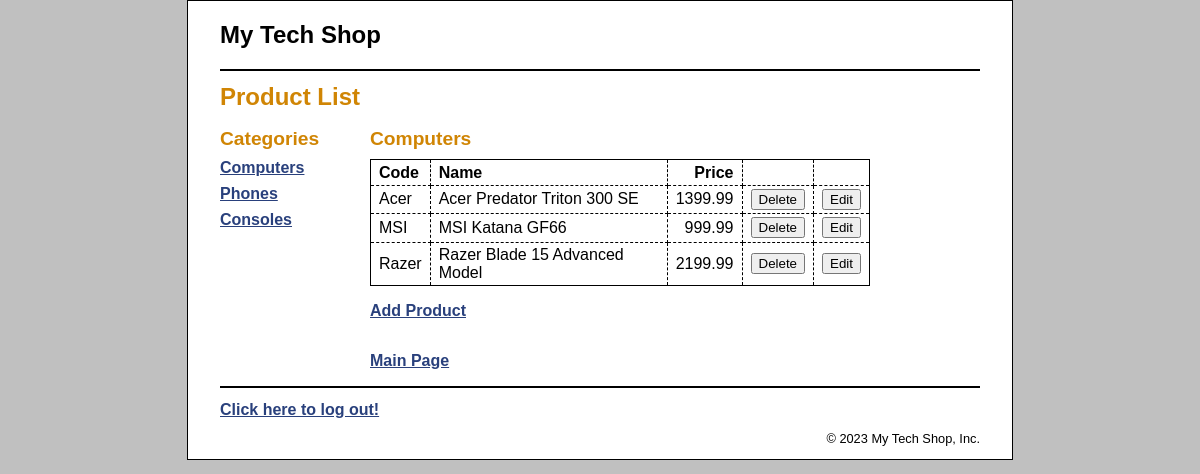
Page /TechStore/product_manager/index.php on the committed database.
### tables this page shows
CREATE TABLE `categories` (
  `categoryID` int(11) NOT NULL,
  `categoryName` varchar(255) NOT NULL
);

CREATE TABLE `products` (
  `productID` int(11) NOT NULL,
  `categoryID` int(11) NOT NULL,
  `productCode` varchar(10) NOT NULL,
  `productName` varchar(255) NOT NULL,
  `description` text NOT NULL,
  `listPrice` decimal(10,2) NOT NULL,
  `discountPercent` decimal(10,2) NOT NULL DEFAULT 0.00,
  `dateAdded` datetime NOT NULL
);

### TechStore/model/category_db.php (called while the page is built, shortened)
<?php
function get_categories() {
    global $db;
    $query = 'SELECT * FROM categories
              ORDER BY categoryID';
    $statement = $db->prepare($query);
    $statement->execute();
    $categories = $statement->fetchAll();
    return $categories;
}
function get_category_name($category_id) {
    global $db;
    $query = 'SELECT * FROM categories
              WHERE categoryID = :category_id';
    $statement = $db->prepare($query);
    $statement->bindValue(':category_id', $category_id);
    $statement->execute();
    $category = $statement->fetch();
    $category_name = $category['categoryName'];
    return $category_name;
}
?>

### TechStore/model/product_db.php (called while the page is built, shortened)
<?php
function get_products_by_category($category_id) {
    global $db;
    $query = 'SELECT * FROM products
              WHERE products.categoryID = :category_id
              ORDER BY productID';
    $statement = $db->prepare($query);
    $statement->bindValue(":category_id", $category_id);
    $statement->execute();
    $products = $statement->fetchAll();
    return $products;
}
?>

### TechStore/product_manager/product_list.php (the view, shortened to what this page needs)
<?php include '../view/header.php'; ?>
<main>
    <h1>Product List</h1>
    <aside>
        <h2>Categories</h2>
        <nav>
        <ul>
        <?php foreach ($categories as $category) : ?>
            <li>
            <a href="?category_id=<?php echo $category['categoryID']; ?>">
                <?php echo $category['categoryName']; ?>
            </a>
            </li>
        <?php endforeach; ?>
        </ul>
        </nav>
    </aside>
    <section>
        <h2><?php echo $category_name; ?></h2>
        <table>
            <tr>
                <th>Code</th>
                <th>Name</th>
                <th class="right">Price</th>
                <th>&nbsp;</th>
            </tr>
            <?php foreach ($products as $product) : ?>
            <tr>
                <td><?php echo $product['productCode']; ?></td>
                <td><?php echo $product['productName']; ?></td>
                <td class="right"><?php echo $product['listPrice']; ?></td>
                <td><form action="." method="post">
                           <input type="submit" value="Delete">
                </form></td>
                <td><form>
                <form action="." method="post">
                           <input type="submit" value="Edit">
                </form></td>
            </tr>
            <?php endforeach; ?>
        </table>
        <p class="last_paragraph">
            <a href="?action=show_add_form">Add Product</a>
        </p>
        <p><a href="../menu.php">Main Page</a></p>
    </section>
</main>
<?php include '../view/footer.php'; ?>

### TechStore/product_manager/index.php
<?php
require('../model/database.php');
require('../model/product_db.php');
require('../model/category_db.php');
$action = filter_input(INPUT_POST, 'action');
if ($action == NULL) {
    $action = filter_input(INPUT_GET, 'action');
    if ($action == NULL) {
        $action = 'list_products';
    }
}
if ($action == 'list_products') {
    $category_id = filter_input(INPUT_GET, 'category_id',
            FILTER_VALIDATE_INT);
    if ($category_id == NULL || $category_id == FALSE) {
        $category_id = 1;
    }
    $category_name = get_category_name($category_id);
    $categories = get_categories();
    $products = get_products_by_category($category_id);
    include('product_list.php');
} else if ($action == 'delete_product') {
    $product_id = filter_input(INPUT_POST, 'product_id',
            FILTER_VALIDATE_INT);
    $category_id = filter_input(INPUT_POST, 'category_id',
            FILTER_VALIDATE_INT);
    if ($category_id == NULL || $category_id == FALSE ||
            $product_id == NULL || $product_id == FALSE) {
        $error = "Missing or incorrect product id or category id.";
        include('../errors/error.php');
    } else {
        delete_product($product_id);
        header("Location: .?category_id=$category_id");
    }
} else if ($action == 'show_edit_form') {
    $product_id = filter_input(INPUT_GET, 'product_id',
            FILTER_VALIDATE_INT);
    $category_id = filter_input(INPUT_POST, 'category_id',
            FILTER_VALIDATE_INT);
    if ($product_id == NULL || $product_id == FALSE) {
        $error = 'Missing or incorrect product id.';
        include('../errors/error.php');
    }
    else{
    $product = get_product($product_id);
    $product_id = $product['productID'];
    $code = $product['productCode'];
    $name = $product['productName'];
    $list_price = $product['listPrice'];
    $categories = get_categories();
    include('product_edit.php');
    }
} else if ($action == 'edit_product') {
    $product_id = filter_input(INPUT_POST, 'product_id',
    FILTER_VALIDATE_INT);
    $category_id = filter_input(INPUT_POST, 'category_id',
            FILTER_VALIDATE_INT);
    $code = filter_input(INPUT_POST, 'code');
    $name = filter_input(INPUT_POST, 'name');
    $price = filter_input(INPUT_POST, 'price', FILTER_VALIDATE_FLOAT);
    if ($category_id == NULL || $category_id == FALSE || $code == NULL ||
            $name == NULL || $price == NULL || $price == FALSE) {
        $error = "Invalid product data. Check all fields and try again.";
        include('../errors/error.php');
    } else {
        update_product($product_id, $category_id, $code, $name, $price);
        header("Location: .?category_id=$category_id");
    }
} else if ($action == 'show_add_form') {
    $categories = get_categories();
    include('product_add.php');
} else if ($action == 'add_product') {
    $category_id = filter_input(INPUT_POST, 'category_id',
            FILTER_VALIDATE_INT);
    $code = filter_input(INPUT_POST, 'code');
    $name = filter_input(INPUT_POST, 'name');
    $price = filter_input(INPUT_POST, 'price', FILTER_VALIDATE_FLOAT);
    if ($category_id == NULL || $category_id == FALSE || $code == NULL ||
            $name == NULL || $price == NULL || $price == FALSE) {
        $error = "Invalid product data. Check all fields and try again.";
        include('../errors/error.php');
    } else {
        add_product($category_id, $code, $name, $price);
        header("Location: .?category_id=$category_id");
    }
}
?>

### TechStore/view/header.php (shortened to what this page needs)
<!DOCTYPE html>
<html>
<head>
    <link rel="stylesheet" type="text/css"
          href="../main.css">
</head>
<body>
<header><h1>My Tech Shop</h1></header>

### TechStore/view/footer.php (shortened to what this page needs)
<footer>
<a href="/TechStore/index.php">Click here to log out!</a>
<p class="copyright">
        &copy; <?php echo date("Y"); ?> My Tech Shop, Inc.
    </p>
</footer>
</body>
</html>

### TechStore/main.css (style rules this page uses)
html { background-color: rgb(192, 192, 192); }
body { font-family: Arial, Helvetica, sans-serif; width: 760px; margin: 0 auto; padding: 0 2em; background-color: white; border: 1px solid black; }
header { border-bottom: 2px solid black; padding: .5em 0; }
header h1 { color: black; }
aside { float: left; width: 150px; }
section { float: left; width: 500px; }
footer { clear: both; border-top: 2px solid black; }
footer p { text-align: right; font-size: 80%; }
h1 { font-size: 150%; margin: .5em 0; }
h2 { font-size: 120%; margin: .25em 0 .5em; }
h1, h2 { color: rgb(208, 133, 4); }
ul { list-style-type: none; margin: 0; padding-left: 0; padding-bottom: 1em; }
li { padding-bottom: 0.5em; }
a { color: rgb(41, 64, 124); font-weight: bold; }
table { border: 1px solid black; border-collapse: collapse; margin-bottom: 1em; }
td, th { border: 1px dashed black; padding: .2em .5em .2em .5em; text-align: left; }
.right { text-align: right; }
.last_paragraph { margin-bottom: 2em; }

### rows in the picture
categories: categoryName "Computers"
categories: categoryName "Phones"
categories: categoryName "Consoles"
products: productCode "Acer", productName "Acer Predator Triton 300 SE", listPrice "1399.99"
products: productCode "MSI", productName "MSI Katana GF66", listPrice "999.99"
products: productCode "Razer", productName "Razer Blade 15 Advanced Model", listPrice "2199.99"
